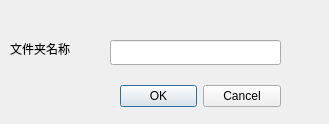
<?xml version="1.0" encoding="UTF-8"?>
<ui version="4.0">
 <class>MkdirDialog</class>
 <widget class="QDialog" name="MkdirDialog">
  <property name="geometry">
   <rect>
    <x>0</x>
    <y>0</y>
    <width>329</width>
    <height>124</height>
   </rect>
  </property>
  <property name="windowTitle">
   <string>创建文件夹</string>
  </property>
  <widget class="QDialogButtonBox" name="buttonBox">
   <property name="geometry">
    <rect>
     <x>120</x>
     <y>80</y>
     <width>161</width>
     <height>32</height>
    </rect>
   </property>
   <property name="orientation">
    <enum>Qt::Horizontal</enum>
   </property>
   <property name="standardButtons">
    <set>QDialogButtonBox::Cancel|QDialogButtonBox::Ok</set>
   </property>
  </widget>
  <widget class="QLabel" name="label">
   <property name="geometry">
    <rect>
     <x>10</x>
     <y>40</y>
     <width>111</width>
     <height>17</height>
    </rect>
   </property>
   <property name="text">
    <string>文件夹名称</string>
   </property>
  </widget>
  <widget class="QLineEdit" name="m_text">
   <property name="geometry">
    <rect>
     <x>110</x>
     <y>40</y>
     <width>171</width>
     <height>25</height>
    </rect>
   </property>
  </widget>
 </widget>
 <resources/>
 <connections>
  <connection>
   <sender>buttonBox</sender>
   <signal>accepted()</signal>
   <receiver>MkdirDialog</receiver>
   <slot>accept()</slot>
   <hints>
    <hint type="sourcelabel">
     <x>248</x>
     <y>254</y>
    </hint>
    <hint type="destinationlabel">
     <x>157</x>
     <y>274</y>
    </hint>
   </hints>
  </connection>
  <connection>
   <sender>buttonBox</sender>
   <signal>rejected()</signal>
   <receiver>MkdirDialog</receiver>
   <slot>reject()</slot>
   <hints>
    <hint type="sourcelabel">
     <x>316</x>
     <y>260</y>
    </hint>
    <hint type="destinationlabel">
     <x>286</x>
     <y>274</y>
    </hint>
   </hints>
  </connection>
 </connections>
</ui>
